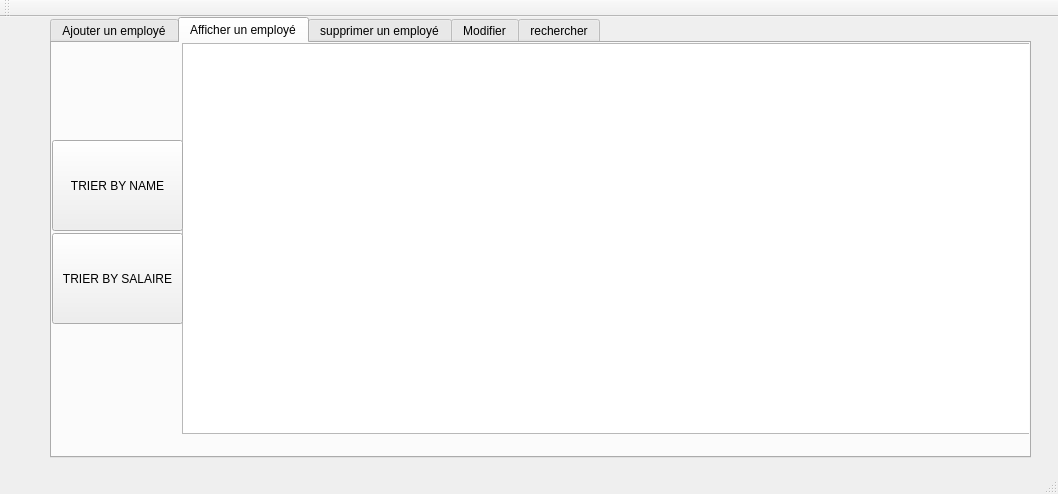
<?xml version="1.0" encoding="UTF-8"?>
<ui version="4.0">
 <class>MainWindow</class>
 <widget class="QMainWindow" name="MainWindow">
  <property name="geometry">
   <rect>
    <x>0</x>
    <y>0</y>
    <width>1058</width>
    <height>494</height>
   </rect>
  </property>
  <property name="windowTitle">
   <string>Gestion des Clients</string>
  </property>
  <widget class="QWidget" name="centralWidget">
   <widget class="QTabWidget" name="tabWidget">
    <property name="geometry">
     <rect>
      <x>50</x>
      <y>0</y>
      <width>981</width>
      <height>441</height>
     </rect>
    </property>
    <property name="currentIndex">
     <number>1</number>
    </property>
    <widget class="QWidget" name="tab">
     <attribute name="title">
      <string>Ajouter un employé</string>
     </attribute>
     <widget class="QGroupBox" name="groupBox">
      <property name="geometry">
       <rect>
        <x>110</x>
        <y>20</y>
        <width>441</width>
        <height>351</height>
       </rect>
      </property>
      <property name="styleSheet">
       <string notr="true"/>
      </property>
      <property name="title">
       <string/>
      </property>
      <widget class="QLabel" name="label">
       <property name="geometry">
        <rect>
         <x>30</x>
         <y>50</y>
         <width>61</width>
         <height>16</height>
        </rect>
       </property>
       <property name="text">
        <string>Nom</string>
       </property>
      </widget>
      <widget class="QLabel" name="label_2">
       <property name="geometry">
        <rect>
         <x>30</x>
         <y>90</y>
         <width>51</width>
         <height>16</height>
        </rect>
       </property>
       <property name="text">
        <string>Prénom</string>
       </property>
      </widget>
      <widget class="QLabel" name="label_3">
       <property name="geometry">
        <rect>
         <x>30</x>
         <y>0</y>
         <width>71</width>
         <height>31</height>
        </rect>
       </property>
       <property name="styleSheet">
        <string notr="true"/>
       </property>
       <property name="text">
        <string>CIN</string>
       </property>
      </widget>
      <widget class="QLineEdit" name="le_id">
       <property name="geometry">
        <rect>
         <x>130</x>
         <y>10</y>
         <width>113</width>
         <height>20</height>
        </rect>
       </property>
      </widget>
      <widget class="QLineEdit" name="le_nom">
       <property name="geometry">
        <rect>
         <x>130</x>
         <y>50</y>
         <width>113</width>
         <height>20</height>
        </rect>
       </property>
      </widget>
      <widget class="QLineEdit" name="le_prenom">
       <property name="geometry">
        <rect>
         <x>130</x>
         <y>90</y>
         <width>113</width>
         <height>20</height>
        </rect>
       </property>
      </widget>
      <widget class="QLineEdit" name="le_fonction">
       <property name="geometry">
        <rect>
         <x>130</x>
         <y>130</y>
         <width>113</width>
         <height>20</height>
        </rect>
       </property>
      </widget>
      <widget class="QLineEdit" name="le_date">
       <property name="geometry">
        <rect>
         <x>130</x>
         <y>170</y>
         <width>113</width>
         <height>20</height>
        </rect>
       </property>
      </widget>
      <widget class="QLabel" name="label_4">
       <property name="geometry">
        <rect>
         <x>30</x>
         <y>130</y>
         <width>51</width>
         <height>16</height>
        </rect>
       </property>
       <property name="text">
        <string>Fonction</string>
       </property>
      </widget>
      <widget class="QLabel" name="label_5">
       <property name="geometry">
        <rect>
         <x>10</x>
         <y>170</y>
         <width>111</width>
         <height>20</height>
        </rect>
       </property>
       <property name="text">
        <string>Date de naissance</string>
       </property>
      </widget>
      <widget class="QLabel" name="label_6">
       <property name="geometry">
        <rect>
         <x>40</x>
         <y>210</y>
         <width>51</width>
         <height>16</height>
        </rect>
       </property>
       <property name="text">
        <string>Salaire</string>
       </property>
      </widget>
      <widget class="QLineEdit" name="le_salaire">
       <property name="geometry">
        <rect>
         <x>130</x>
         <y>210</y>
         <width>113</width>
         <height>20</height>
        </rect>
       </property>
      </widget>
      <widget class="QPushButton" name="pb_ajouter">
       <property name="geometry">
        <rect>
         <x>150</x>
         <y>270</y>
         <width>75</width>
         <height>23</height>
        </rect>
       </property>
       <property name="text">
        <string>Ajouter</string>
       </property>
      </widget>
     </widget>
    </widget>
    <widget class="QWidget" name="tab_2">
     <attribute name="title">
      <string>Afficher un employé</string>
     </attribute>
     <widget class="QTableView" name="tab_employe">
      <property name="geometry">
       <rect>
        <x>130</x>
        <y>0</y>
        <width>851</width>
        <height>391</height>
       </rect>
      </property>
     </widget>
     <widget class="QPushButton" name="tri">
      <property name="geometry">
       <rect>
        <x>0</x>
        <y>97</y>
        <width>131</width>
        <height>91</height>
       </rect>
      </property>
      <property name="text">
       <string>TRIER BY NAME</string>
      </property>
     </widget>
     <widget class="QPushButton" name="tri2">
      <property name="geometry">
       <rect>
        <x>0</x>
        <y>190</y>
        <width>131</width>
        <height>91</height>
       </rect>
      </property>
      <property name="text">
       <string>TRIER BY SALAIRE</string>
      </property>
     </widget>
    </widget>
    <widget class="QWidget" name="tab_3">
     <attribute name="title">
      <string>supprimer un employé</string>
     </attribute>
     <widget class="QLabel" name="label_7">
      <property name="geometry">
       <rect>
        <x>160</x>
        <y>120</y>
        <width>56</width>
        <height>16</height>
       </rect>
      </property>
      <property name="text">
       <string>CIN_EMP</string>
      </property>
     </widget>
     <widget class="QLineEdit" name="le_cin_supp">
      <property name="geometry">
       <rect>
        <x>270</x>
        <y>120</y>
        <width>113</width>
        <height>22</height>
       </rect>
      </property>
     </widget>
     <widget class="QPushButton" name="pb_supprimer">
      <property name="geometry">
       <rect>
        <x>280</x>
        <y>200</y>
        <width>93</width>
        <height>28</height>
       </rect>
      </property>
      <property name="text">
       <string>Supprimer</string>
      </property>
     </widget>
    </widget>
    <widget class="QWidget" name="tab_7">
     <attribute name="title">
      <string>Modifier</string>
     </attribute>
     <widget class="QGroupBox" name="groupBox_3">
      <property name="geometry">
       <rect>
        <x>190</x>
        <y>20</y>
        <width>261</width>
        <height>201</height>
       </rect>
      </property>
      <property name="styleSheet">
       <string notr="true"/>
      </property>
      <property name="title">
       <string/>
      </property>
      <widget class="QLineEdit" name="le_fonction_3">
       <property name="geometry">
        <rect>
         <x>100</x>
         <y>40</y>
         <width>113</width>
         <height>20</height>
        </rect>
       </property>
      </widget>
      <widget class="QLabel" name="label_19">
       <property name="geometry">
        <rect>
         <x>10</x>
         <y>40</y>
         <width>51</width>
         <height>16</height>
        </rect>
       </property>
       <property name="text">
        <string>Fonction</string>
       </property>
      </widget>
      <widget class="QLabel" name="label_21">
       <property name="geometry">
        <rect>
         <x>10</x>
         <y>70</y>
         <width>51</width>
         <height>16</height>
        </rect>
       </property>
       <property name="text">
        <string>Salaire</string>
       </property>
      </widget>
      <widget class="QLineEdit" name="le_salaire_3">
       <property name="geometry">
        <rect>
         <x>100</x>
         <y>70</y>
         <width>113</width>
         <height>20</height>
        </rect>
       </property>
      </widget>
      <widget class="QPushButton" name="pbmodifier">
       <property name="geometry">
        <rect>
         <x>110</x>
         <y>120</y>
         <width>75</width>
         <height>23</height>
        </rect>
       </property>
       <property name="text">
        <string>modifier</string>
       </property>
      </widget>
     </widget>
     <widget class="QLabel" name="label_18">
      <property name="geometry">
       <rect>
        <x>20</x>
        <y>20</y>
        <width>71</width>
        <height>31</height>
       </rect>
      </property>
      <property name="styleSheet">
       <string notr="true"/>
      </property>
      <property name="text">
       <string>CIN</string>
      </property>
     </widget>
     <widget class="QLineEdit" name="le_id_4">
      <property name="geometry">
       <rect>
        <x>20</x>
        <y>70</y>
        <width>113</width>
        <height>20</height>
       </rect>
      </property>
     </widget>
    </widget>
    <widget class="QWidget" name="tab_8">
     <attribute name="title">
      <string>rechercher</string>
     </attribute>
     <widget class="QLabel" name="label_15">
      <property name="geometry">
       <rect>
        <x>0</x>
        <y>0</y>
        <width>91</width>
        <height>41</height>
       </rect>
      </property>
      <property name="styleSheet">
       <string notr="true"/>
      </property>
      <property name="text">
       <string>NOM :</string>
      </property>
     </widget>
     <widget class="QLineEdit" name="REF2">
      <property name="geometry">
       <rect>
        <x>0</x>
        <y>40</y>
        <width>101</width>
        <height>31</height>
       </rect>
      </property>
      <property name="text">
       <string/>
      </property>
     </widget>
     <widget class="QPushButton" name="pb_rechercher">
      <property name="geometry">
       <rect>
        <x>20</x>
        <y>90</y>
        <width>91</width>
        <height>61</height>
       </rect>
      </property>
      <property name="text">
       <string>rechercher</string>
      </property>
     </widget>
     <widget class="QTableView" name="tab_employe_1">
      <property name="geometry">
       <rect>
        <x>120</x>
        <y>20</y>
        <width>761</width>
        <height>381</height>
       </rect>
      </property>
     </widget>
    </widget>
   </widget>
  </widget>
  <widget class="QMenuBar" name="menuBar">
   <property name="geometry">
    <rect>
     <x>0</x>
     <y>0</y>
     <width>1058</width>
     <height>26</height>
    </rect>
   </property>
  </widget>
  <widget class="QToolBar" name="mainToolBar">
   <attribute name="toolBarArea">
    <enum>TopToolBarArea</enum>
   </attribute>
   <attribute name="toolBarBreak">
    <bool>false</bool>
   </attribute>
  </widget>
  <widget class="QStatusBar" name="statusBar"/>
 </widget>
 <layoutdefault spacing="6" margin="11"/>
 <resources/>
 <connections/>
</ui>
